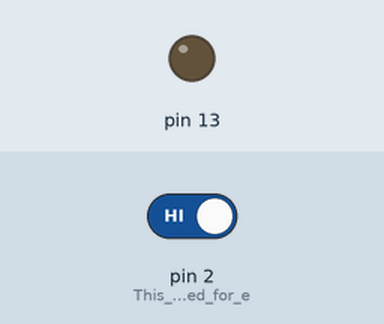
Simulated run of this sketch. Board: Arduino Uno, built with avr-gcc and run on an emulated ATmega328P. Shown: output pins drawn as LEDs (lit = HIGH). The test bench sets the inputs (shaded band); at power-on: pin 2 (This_line_is_needed_for_e) HIGH.

Above: at 1.2 s.
1.3 s: pin 2 (This_line_is_needed_for_e) driven LOW
At 2.5 s:
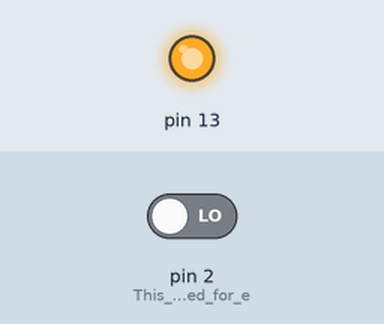
2.8 s: pin 2 (This_line_is_needed_for_e) driven HIGH
At 3.7 s:
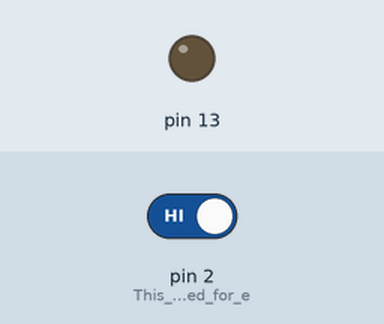
Timing chart, 0 to 5.8 s (numbered marks = the images above; inputs shaded):
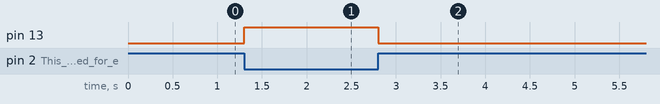

The sketch:

032_ButtonExtPullup.ino
```cpp
//A full description of this module (and many others) can be downloaded at: https://eve_arduino

void setup()
{
  pinMode(13, OUTPUT);
  pinMode(2, INPUT); //This line is needed for external pullup/pulldown
}

void loop()
{
  int Buttonstate = digitalRead(2);
  if (Buttonstate == LOW) //When button is pressed, buttonstate == LOW!
  {
    digitalWrite(13, HIGH);
  }
  else
  {
    digitalWrite(13, LOW);
  }
}
```

Measured:
- after the input at 1.3 s, pin 13: LOW → HIGH at once
- after the input at 2.8 s, pin 13: HIGH → LOW at once
